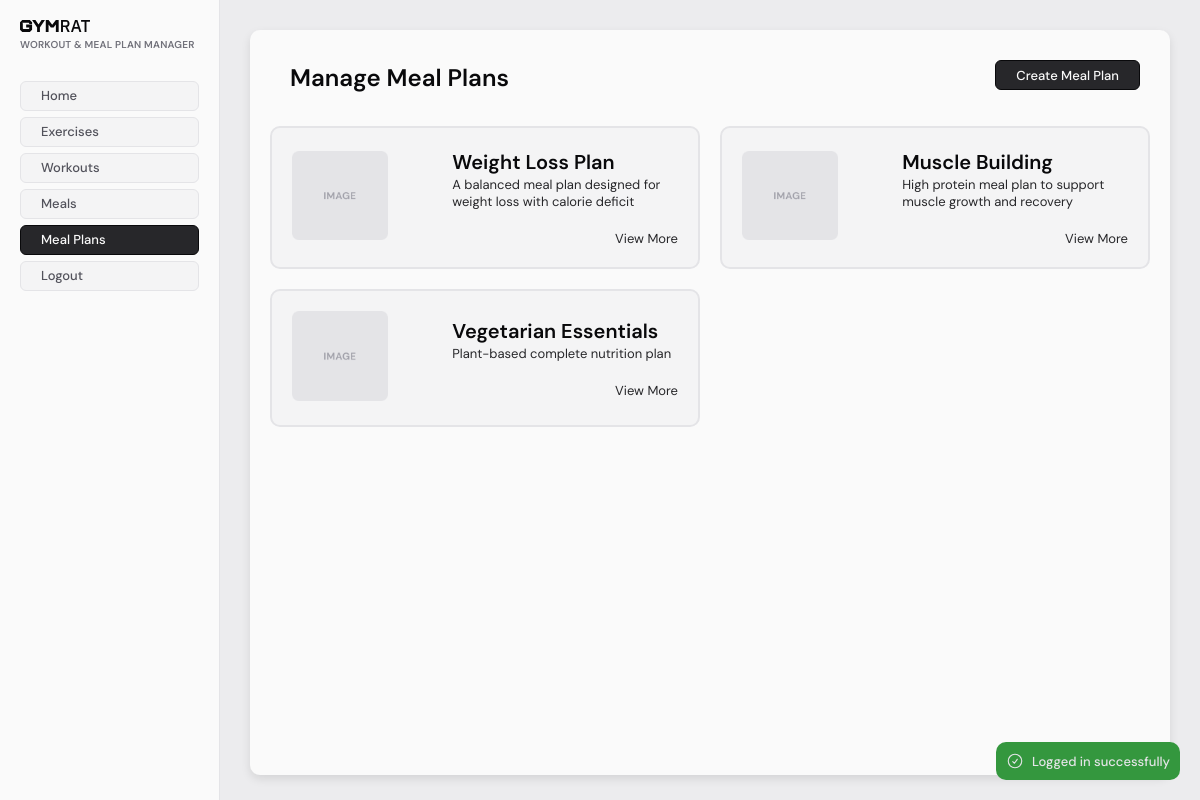
/staff/wnmp/meal-plans/index.php (signed in), run on the app's committed database.
### tables this page shows
CREATE TABLE `mealplans` (
  `id` int NOT NULL,
  `name` varchar(255) NOT NULL,
  `description` text,
  `duration` int NOT NULL COMMENT 'Duration in days',
  `created_at` timestamp NULL DEFAULT CURRENT_TIMESTAMP,
  `updated_at` timestamp NULL DEFAULT CURRENT_TIMESTAMP ON UPDATE CURRENT_TIMESTAMP
);

### src/staff/wnmp/pageconfig.php (called while the page is built)
<?php
$title = isset($pageTitle) ? $pageTitle : null;
$sidebarActive = isset($sidebarActive) ? $sidebarActive : null;
$pageConfig = [
    "title" => ($title ? $title . " | "  : "") . "Workout & Meal Plan Manager",
    "sidebar" => [
        "title" => "Workout & Meal Plan Manager",
        "links" => [
            ["text" => "Home", "href" => "/staff/wnmp/index.php"],
            ["text" => "Exercises", "href" => "/staff/wnmp/exercises/index.php"],
            ["text" => "Workouts", "href" => "/staff/wnmp/workouts/index.php"],
            ["text" => "Meals", "href" => "/staff/wnmp/meals/index.php"],
            ["text" => "Meal Plans", "href" => "/staff/wnmp/meal-plans/index.php"],
        ],
        "active" => $sidebarActive
    ],
];

### src/db/Database.php (called while the page is built, shortened)
<?php
class Database
{
    private static null|Database $instance = null;
    private $CONFIG = [
        "host" => "mysql_db",
        "username" => "root",
        "password" => "123456",
        "dbname" => "gymrat",
    ];
    private function __construct()
    {
        try {
            $this->conn = new PDO(
                "mysql:host=" . $this->CONFIG['host'] . ";dbname=" . $this->CONFIG['dbname'],
                $this->CONFIG['username'],
                $this->CONFIG['password']
            );
        } catch (PDOException  $e) {
            die("database connection failed: " . $e->getMessage());
        }
    }
    public static function get_conn()
    {
        if (!self::$instance) {
            self::$instance = new Database();
        }
        return self::$instance->conn;
    }
}

### src/db/Model.php (called while the page is built, shortened)
<?php
require_once __DIR__ . "/Database.php";
abstract class Model
{
    public function __construct()
    {
        $this->conn = Database::get_conn();
    }
}

### src/db/models/MealPlan.php (called while the page is built, shortened)
<?php
require_once __DIR__ . "/../Model.php";
require_once __DIR__ . "/MealPlanMeal.php";
class MealPlan extends Model
{
    protected $table = "mealplans";
    public function fill(array $data)
    {
        $this->id = $data['id'] ?? 0;
        $this->name = $data['name'] ?? "";
        $this->created_at = new DateTime($data['created_at'] ?? '');
    }
    private function get_meals(int $mealplan_id): array
    {
        $mealPlanMeal = new MealPlanMeal();
        $meals = $mealPlanMeal->get_by_mealplan_id($mealplan_id);
        $mealsArray = array_map(function($meal) {
            return [
                'id' => $meal->id,
                'mealplan_id' => $meal->mealplan_id,
                'meal_id' => $meal->meal_id,
                'edit_id' => $meal->id,
                'day' => $meal->day,
                'time' => $meal->time,
                'amount' => $meal->amount,
                'isUpdated' => $meal->isUpdated,
                'isDeleted' => $meal->isDeleted,
            ];
        }, $meals);
        usort($mealsArray, function($a, $b) {
            return $a['id'] <=> $b['id'];
        });
        return $mealsArray;
    }
    public function __sleep()
    {
        return ['id', 'name', 'description', 'duration', 'created_at', 'updated_at', 'meals'];
    }
    public function get_all(): array
    {
        $sql = "SELECT * FROM $this->table";
        $stmt = $this->conn->prepare($sql);
        $stmt->execute();
        $items = $stmt->fetchAll();
        return array_map(function ($item) {
            $mealPlan = new MealPlan();
            $mealPlan->fill(
                [
                    'id' => $item['id'],
                    'name' => $item['name'],
                    'description' => $item['description'],
                    'duration' => $item['duration'],
                    'created_at' => $item['created_at'],
                    'updated_at' => $item['updated_at'],
                    'meals' => $this->get_meals($item['id'])
                ]
            );
            return $mealPlan;
        }, $items);
    }
}

### src/db/models/MealPlanMeal.php (called while the page is built, shortened)
<?php
require_once __DIR__ . "/../Model.php";
class MealPlanMeal extends Model
{
    protected $table = "mealplan_meals";
    public function fill(array $data)
    {
        $this->id = $data['id'] ?? 0;
        $this->mealplan_id = $data['mealplan_id'] ?? 0;
        $this->meal_id = $data['meal_id'] ?? 0;
        $this->day = $data['day'] ?? "";
        $this->time = $data['time'] ?? "";
        $this->amount = $data['amount'] ?? 0;
        $this->isUpdated = $data['isUpdated'] ?? false;
        $this->isDeleted = $data['isDeleted'] ?? false;
    }
    public function get_by_mealplan_id(int $mealplan_id): array
    {
        $sql = "SELECT * FROM $this->table WHERE mealplan_id = :mealplan_id";
        $stmt = $this->conn->prepare($sql);
        $stmt->execute(['mealplan_id' => $mealplan_id]);
        $meals = $stmt->fetchAll();
        return array_map(function($meal) {
            return new MealPlanMeal($meal);
        }, $meals);
    }
}

### src/staff/includes/infocard.php (the view, shortened to what this page needs)
<?php
$defaultName = "";
$showImage = false;
$showExtend = false;
$showCreatedAt = true;
$extendTo = null;
$cards = null;
$isCardInList = false;
$defaultImage = "../../../uploads/default-images/infoCardDefault.png";
if (isset($infoCardConfig)) {
    if (isset($infoCardConfig['showImage'])) {
        $showImage = $infoCardConfig['showImage'];
    }
    if (isset($infoCardConfig['showExtend'])) {
        $showExtend = $infoCardConfig['showExtend'];
    }
    if (isset($infoCardConfig['extendTo'])) {
        $extendTo = $infoCardConfig['extendTo'];
    }
    if (isset($infoCardConfig['cards'])) {
        $cards = $infoCardConfig['cards'];
    }
    if (isset($infoCardConfig['showCreatedAt'])) {
        $showCreatedAt = $infoCardConfig['showCreatedAt'];
    }
}
if (!$isCardInList) {
    $newCards = [];
    foreach ($cards as $card) {
       if (isset($card->description)) {
           $description = $card->description;
           $wordLimit = 15;
           $descriptionWordsArray = explode(' ', $description);
           $descriptionFirstSegment = array_slice($descriptionWordsArray, 0, $wordLimit);
           $card->description = implode(' ', $descriptionFirstSegment) . (count($descriptionWordsArray) > $wordLimit ? '...' : '');
       }
        $newCards[] = [
            "id" => $card->id,
            "title" => $card->name ?? $defaultName . " #" . $card->id,
            "description" => $card->description ?? "",
            "image" => $card->image ?? null,
            "created_at" => $card->created_at ? $card->created_at->format('Y-m-d H:i:s') : null
        ];
    }
    $cards = $newCards;
}
?>
<div class="info-card-grid">
    <?php foreach ($cards as $card): ?>
        <div class="info-card">
            <?php if ($showImage): ?>
                <div>
                    <?php if ($card['image']): ?>
                        <img src="<?= $card['image'] ?>" alt="<?= $card['title'] ?>" class="info-card-img">
                    <?php else: ?>
                        <img src="<?= $defaultImage ?>" alt="Default" class="info-card-img">
                    <?php endif; ?>
                </div>
            <?php endif; ?>
            <div class="info-card-desc">
                <h2><?= ($card['title'] ?? $card['name']) ?></h2>
                <p><?= (isset($card['created_at']) && ($showCreatedAt)) ? "[ " . $card['created_at'] . " ] " : "" ?><?= $card['description'] ?></p>
                <?php if ($showExtend): ?>
                    <div class="info-card-ext">
                        <a href="<?= $extendTo ?>?id=<?= $card['id'] ?>">
                            View More
                        </a>
                    </div>
                <?php endif; ?>
            </div>
        </div>
    <?php endforeach; ?>
</div>

### src/staff/includes/header.php (shortened to what this page needs)
<?php
$pageStyles = [];
if (isset($pageConfig)) {
    $pageStyles = $pageConfig['styles'] ?? [];
}
?>
<!DOCTYPE html>
<html lang="en">
<head>
    <link rel="stylesheet" href="/staff/styles/globals.css">
    <link rel="stylesheet" href="/staff/styles/components.css">
    <?php
    foreach ($pageStyles as $style) {
        echo "<link rel='stylesheet' href='$style'/>";
    }
    ?>
</head>
<body>
    <?php require_once __DIR__ . "/../../alerts/view.php" ?>

### src/alerts/view.php (shortened to what this page needs)
<?php
$error_alert = $_SESSION['error'] ?? null;
$success_alert = $_SESSION['success'] ?? null;
$info_alert = $_SESSION['info'] ?? null;
?>
<?php if ($error_alert || $success_alert || $info_alert): ?>
    <div class="alert-wrapper">
        <?php if ($success_alert): ?>
            <div class="alert success" role="alert">
                <svg xmlns="http://www.w3.org/2000/svg" fill="none" viewBox="0 0 24 24" stroke-width="1.5" stroke="currentColor" class="size-6">
                    <path stroke-linecap="round" stroke-linejoin="round" d="M9 12.75 11.25 15 15 9.75M21 12a9 9 0 1 1-18 0 9 9 0 0 1 18 0Z" />
                </svg>
                <p><?= $success_alert ?></p>
            </div>
        <?php endif; ?>
    </div>
<?php endif; ?>

### src/staff/includes/sidebar.php (shortened to what this page needs)
<?php
$links = [];
$active = null;
$title = "User";
if (isset($pageConfig)) {
    if (isset($pageConfig['sidebar'])) {
        if (isset($pageConfig['sidebar']['active'])) {
            $active = $pageConfig['sidebar']['active'];
        }
        if (isset($pageConfig['sidebar']['links'])) {
            $links = $pageConfig['sidebar']['links'];
        }
        if (isset($pageConfig['sidebar']['title'])) {
            $title = $pageConfig['sidebar']['title'];
        }
    }
}
?>
<header class="sidebar">
    <h4><?php echo $title; ?></h4>
    <div class="links">
        <?php foreach ($links as $index => $link) : ?>
            <a href="<?php echo $link['href'] ?>" <?php echo $index === $active - 1 ? 'class="active"' : '' ?>><?php echo $link['text'] ?></a>
        <?php endforeach; ?>
        <a href="/staff/logout.php">Logout</a>
    </div>
</header>

### src/staff/wnmp/meal-plans/index.php (shortened to what this page needs)
<?php
$pageTitle = "Manage Meal Plans";
$sidebarActive = 5;
$menuBarConfig = [
    "title" => $pageTitle,
    "useLink" => true,
    "options" => [
        ["title" => "Create Meal Plan", "href" => "/staff/wnmp/meal-plans/create/index.php", "type" => "secondary"]
    ]
];
require_once "../../../db/models/MealPlan.php";
require_once "../../../alerts/functions.php";
$mealPlans = [];
$mealPlanModel = new MealPlan();
try {
    $mealPlans = $mealPlanModel->get_all();
} catch (Exception $e) {
    redirect_with_error_alert("Failed to fetch meal plans: " . $e->getMessage(), "/staff/wnmp");
}
$infoCardConfig = [
    "showImage" => true,
    "showExtend" => true,
    "extendTo" => "/staff/wnmp/meal-plans/view/index.php",
    "cards" => $mealPlans,
    "showCreatedAt" => false
];
require_once "../pageconfig.php";
$pageConfig['styles'][] = "./meal-plans.css";
require_once "../../includes/header.php";
require_once "../../includes/sidebar.php";
?>
<main>
    <div class="staff-base-container">
        <?php require_once "../../includes/menubar.php"; ?>
        <div>
            <?php require_once "../../includes/infocard.php"; ?>
        </div>
    </div>
</main>
<?php require_once "../../includes/footer.php"; ?>

### src/staff/includes/menubar.php (shortened to what this page needs)
<?php
$title = "MenuBar";
$options = null;
$useLink = false;
if (isset($menuBarConfig)) {
    if (isset($menuBarConfig['title'])) {
        $title = $menuBarConfig['title'];
    }
    if (isset($menuBarConfig['options'])) {
        $options = $menuBarConfig['options'];
    }
    if (isset($menuBarConfig['useLink'])) {
        $useLink = $menuBarConfig['useLink'];
    }
}
?>
<div class="menu-bar">
    <div style="display: flex; align-items: center;">
        <h1 class="alt"><?= $title ?></h1>
    </div>
    <div style="display: flex; align-items: center; gap: 6px;">
        <?php if ($useLink && $options): ?>
            <?php foreach ($options as $option): ?>
                <a href="<?= $option['href'] ?>" class="staff-button <?= empty($option['type']) ? 'primary' : $option['type'] ?>">
                    <?= $option['title'] ?>
                </a>
            <?php endforeach; ?>
        <?php endif; ?>
    </div>
</div>

### src/staff/includes/footer.php (shortened to what this page needs)
</body>
</html>

### src/staff/styles/globals.css (style rules this page uses)
* { margin: 0; padding: 0; box-sizing: border-box; font-family: "DM Sans", sans-serif; font-optical-sizing: auto; }
:root { --color-zinc-50: #fafafa; --color-zinc-100: #f4f4f5; --color-zinc-150: #ececee; --color-zinc-200: #e4e4e7; --color-zinc-300: #d4d4d8; --color-zinc-400: #a1a1aa; --color-zinc-500: #71717a; --color-zinc-600: #52525b; --color-zinc-700: #3f3f46; --color-zinc-800: #27272a; --color-zinc-900: #18181b; --color-zinc-950: #09090b; --color-red: #d53a3a; --color-red-light: #f05050; --color-red-light-faded: #F0505040; --color-green: #34973e; --color-green-light: #42b34d; --color-green-light-faded: #42b34d40; font-size: 13px; }
body { background-color: var(--color-zinc-150); color: var(--color-zinc-800); display: flex; }
main { padding: 20px; display: flex; min-height: 100vh; flex: 1; }
a { color: inherit; text-decoration: none; }

### src/staff/styles/components.css (style rules this page uses)
h1 { font-size: 20px; line-height: 26px; font-weight: 600; color: var(--color-zinc-950); }
h1.alt { font-size: 24px; line-height: 32px; }
h2 { font-size: 20px; line-height: 28px; font-weight: 600; color: var(--color-zinc-950); }
.sidebar { display: flex; flex-direction: column; width: 220px; flex-shrink: 0; padding: 20px; background-color: var(--color-zinc-50); border-right: 1px solid var(--color-zinc-200); height: 100vh; position: sticky; top: 0; overflow: auto; }
.sidebar svg { margin-bottom: 6px; color: var(--color-zinc-950); }
.sidebar h4 { font-size: 10px; font-weight: 600; color: var(--color-zinc-500); text-transform: uppercase; letter-spacing: 0.2px; }
.sidebar .links { display: flex; flex-direction: column; margin-top: 30px; }
.sidebar a { height: 30px; padding: 0 20px; font-weight: 500; color: var(--color-zinc-600); background-color: var(--color-zinc-100); border: 1px solid var(--color-zinc-200); border-radius: 6px; margin-bottom: 6px; display: flex; align-items: center; }
.sidebar a.active { background-color: var(--color-zinc-800); color: var(--color-zinc-50); border-color: var(--color-zinc-950); }
.staff-base-container { background-color: var(--color-zinc-50); margin: 10px; padding: 20px; border-radius: 10px; width: 99% !important; box-shadow: 0 4px 10px rgba(0, 0, 0, 0.1); min-height: 98%; }
.staff-button { height: 30px; padding: 0 20px; font-weight: 500; border-radius: 6px; margin-bottom: 6px; display: flex; align-items: center; text-align: center; cursor: pointer; transition: background-color 0.6s; }
.staff-button.secondary { background-color: var(--color-zinc-800); color: var(--color-zinc-50); border: 1px solid var(--color-zinc-950); }
.alert-wrapper { display: flex; flex-direction: column; gap: 10px; position: fixed; bottom: 0; right: 0; padding: 20px; z-index: 99999999; width: 100%; max-width: 400px; align-items: end; }
.alert { display: flex; font-weight: 500; width: max-content; max-width: 100%; padding: 10px; border-radius: 10px; gap: 8px; cursor: pointer; align-items: center; }
.alert svg { width: 18px; height: 18px; flex-shrink: 0; }
.alert.success { background-color: var(--color-green); color: var(--color-zinc-200); }

### src/staff/includes/menubar.php (style rules this page uses)
.menu-bar { display: flex; align-items: center; margin: 10px 10px 30px 10px; justify-content: space-between; }
.menu-bar h1 { margin-left: 10px; }

### data on the page
mealplans: name "Weight Loss Plan", description "A balanced meal plan designed for weight loss with calorie deficit"
mealplans: name "Muscle Building", description "High protein meal plan to support muscle growth and recovery"
mealplans: name "Vegetarian Essentials", description "Plant-based complete nutrition plan"

### other printed values
$success_alert "Logged in successfully"
$title "WORKOUT & MEAL PLAN MANAGER"
$link['text'] "Home"
$link['text'] "Exercises"
$link['text'] "Workouts"
$link['text'] "Meals"
$link['text'] "Meal Plans"
$title "Manage Meal Plans"
$option['title'] "Create Meal Plan"
